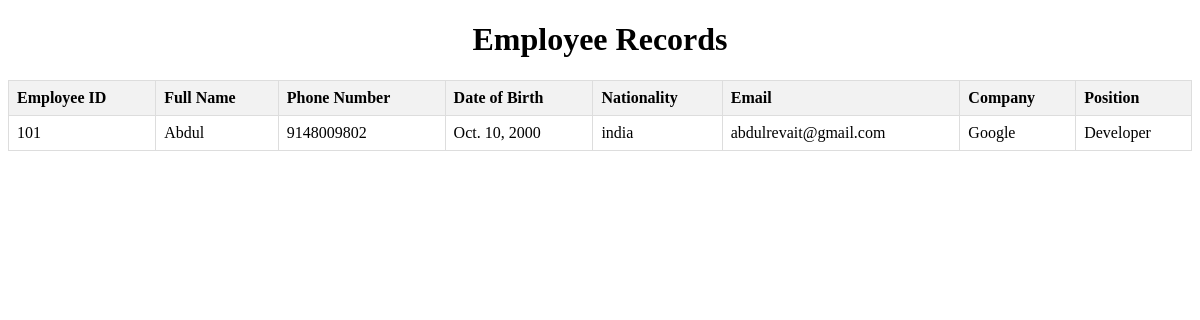
Page /view/101/ on the committed database.
### myapp/models.py (models this page shows, shortened)
class Employee(models.Model):
    employeeId = models.CharField(primary_key=True, max_length=100)
    fullName = models.CharField(max_length=255)
    phone = models.CharField(max_length=15)
    dob = models.DateField()
    nationality = models.CharField(max_length=100)
    email = models.EmailField()
    company = models.CharField(max_length=255)
    position = models.CharField(max_length=100)
    salary = models.DecimalField(max_digits=10, decimal_places=2)
    projects = models.CharField(max_length=255)
    promoted = models.BooleanField(default=False)

### myapp/views.py (the view)
# urls.py: path('view/<str:employee_id>/', views.view, name='view'),
def view(request, employee_id):
    employee = get_object_or_404(Employee, employeeId=employee_id)
    return render(request, 'view_employee.html', {'employee': employee})

### templates/view_employee.html (shortened to what this page needs)
<!DOCTYPE html>
<html lang="en">
<head>
</head>
<body>
    <h1>Employee Records</h1>
    <table>
        <thead>
            <tr>
                <th>Employee ID</th>
                <th>Full Name</th>
                <th>Phone Number</th>
                <th>Date of Birth</th>
                <th>Nationality</th>
                <th>Email</th>
                <th>Company</th>
                <th>Position</th>
            </tr>
        </thead>
        <tbody>
                <tr>
                    <td>{{ employee.employeeId }}</td>
                    <td>{{ employee.fullName }}</td>
                    <td>{{ employee.phone }}</td>
                    <td>{{ employee.dob }}</td>
                    <td>{{ employee.nationality }}</td>
                    <td>{{ employee.email }}</td>
                    <td>{{ employee.company }}</td>
                    <td>{{ employee.position }}</td>
                </tr>
        </tbody>
    </table>
</body>
</html>

### templates/view_employee.html (style rules this page uses)
table { border-collapse: collapse; width: 100%; }
th, td { border: 1px solid #ddd; padding: 8px; text-align: left; }
th { background-color: #f2f2f2; }
h1 { text-align: center; }

### rows in the picture
Employee: employeeId "101", fullName "Abdul", phone "9148009802", dob "Oct. 10, 2000", nationality "india", email "abdulrevait@gmail.com", company "Google", position "Developer"
